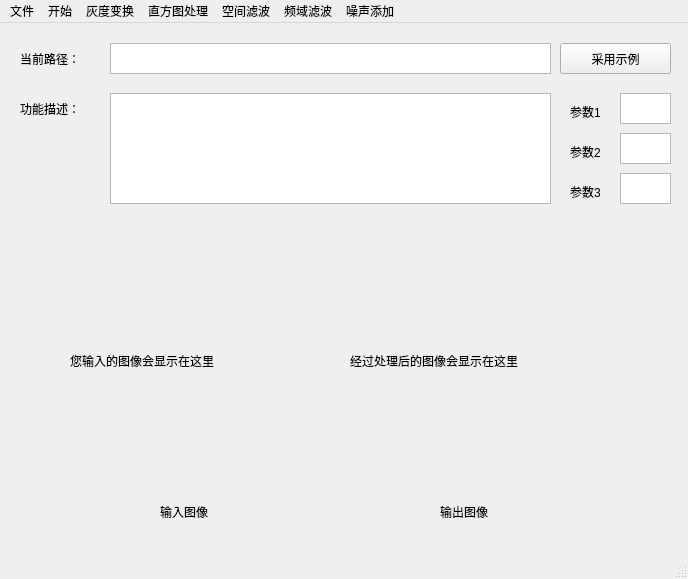
<?xml version="1.0" encoding="UTF-8"?>
<ui version="4.0">
 <class>MainWindow</class>
 <widget class="QMainWindow" name="MainWindow">
  <property name="geometry">
   <rect>
    <x>0</x>
    <y>0</y>
    <width>688</width>
    <height>579</height>
   </rect>
  </property>
  <property name="windowTitle">
   <string>MainWindow</string>
  </property>
  <widget class="QWidget" name="centralwidget">
   <widget class="QLabel" name="img_src">
    <property name="geometry">
     <rect>
      <x>70</x>
      <y>210</y>
      <width>256</width>
      <height>256</height>
     </rect>
    </property>
    <property name="text">
     <string>您输入的图像会显示在这里</string>
    </property>
   </widget>
   <widget class="QLabel" name="img_des">
    <property name="geometry">
     <rect>
      <x>350</x>
      <y>210</y>
      <width>256</width>
      <height>256</height>
     </rect>
    </property>
    <property name="text">
     <string>经过处理后的图像会显示在这里</string>
    </property>
   </widget>
   <widget class="QTextBrowser" name="path">
    <property name="geometry">
     <rect>
      <x>110</x>
      <y>20</y>
      <width>441</width>
      <height>31</height>
     </rect>
    </property>
   </widget>
   <widget class="QLabel" name="label">
    <property name="geometry">
     <rect>
      <x>20</x>
      <y>20</y>
      <width>101</width>
      <height>31</height>
     </rect>
    </property>
    <property name="text">
     <string>当前路径：</string>
    </property>
   </widget>
   <widget class="QPushButton" name="demo_button">
    <property name="geometry">
     <rect>
      <x>560</x>
      <y>20</y>
      <width>111</width>
      <height>31</height>
     </rect>
    </property>
    <property name="text">
     <string>采用示例</string>
    </property>
   </widget>
   <widget class="QLabel" name="label_2">
    <property name="geometry">
     <rect>
      <x>160</x>
      <y>480</y>
      <width>81</width>
      <height>18</height>
     </rect>
    </property>
    <property name="text">
     <string>输入图像</string>
    </property>
   </widget>
   <widget class="QLabel" name="label_3">
    <property name="geometry">
     <rect>
      <x>440</x>
      <y>480</y>
      <width>81</width>
      <height>18</height>
     </rect>
    </property>
    <property name="text">
     <string>输出图像</string>
    </property>
   </widget>
   <widget class="QLabel" name="label_4">
    <property name="geometry">
     <rect>
      <x>20</x>
      <y>70</y>
      <width>101</width>
      <height>31</height>
     </rect>
    </property>
    <property name="text">
     <string>功能描述：</string>
    </property>
   </widget>
   <widget class="QTextEdit" name="para1">
    <property name="geometry">
     <rect>
      <x>620</x>
      <y>70</y>
      <width>51</width>
      <height>31</height>
     </rect>
    </property>
   </widget>
   <widget class="QTextEdit" name="para2">
    <property name="geometry">
     <rect>
      <x>620</x>
      <y>110</y>
      <width>51</width>
      <height>31</height>
     </rect>
    </property>
   </widget>
   <widget class="QTextEdit" name="para3">
    <property name="geometry">
     <rect>
      <x>620</x>
      <y>150</y>
      <width>51</width>
      <height>31</height>
     </rect>
    </property>
   </widget>
   <widget class="QLabel" name="label_5">
    <property name="geometry">
     <rect>
      <x>570</x>
      <y>120</y>
      <width>51</width>
      <height>18</height>
     </rect>
    </property>
    <property name="text">
     <string>参数2</string>
    </property>
   </widget>
   <widget class="QLabel" name="label_6">
    <property name="geometry">
     <rect>
      <x>570</x>
      <y>160</y>
      <width>51</width>
      <height>18</height>
     </rect>
    </property>
    <property name="text">
     <string>参数3</string>
    </property>
   </widget>
   <widget class="QLabel" name="label_7">
    <property name="geometry">
     <rect>
      <x>570</x>
      <y>80</y>
      <width>51</width>
      <height>18</height>
     </rect>
    </property>
    <property name="text">
     <string>参数1</string>
    </property>
   </widget>
   <widget class="QTextBrowser" name="description">
    <property name="geometry">
     <rect>
      <x>110</x>
      <y>70</y>
      <width>441</width>
      <height>111</height>
     </rect>
    </property>
   </widget>
  </widget>
  <widget class="QMenuBar" name="menubar">
   <property name="geometry">
    <rect>
     <x>0</x>
     <y>0</y>
     <width>688</width>
     <height>30</height>
    </rect>
   </property>
   <widget class="QMenu" name="menu_file">
    <property name="title">
     <string>文件</string>
    </property>
    <addaction name="open"/>
    <addaction name="save"/>
   </widget>
   <widget class="QMenu" name="menu_begin">
    <property name="title">
     <string>开始</string>
    </property>
    <addaction name="grey"/>
    <addaction name="resiz"/>
   </widget>
   <widget class="QMenu" name="menu_trans">
    <property name="title">
     <string>灰度变换</string>
    </property>
    <addaction name="thres"/>
    <addaction name="nega"/>
    <addaction name="logtrans"/>
    <addaction name="gammatrans"/>
    <addaction name="bitwise"/>
   </widget>
   <widget class="QMenu" name="menu_histogram">
    <property name="title">
     <string>直方图处理</string>
    </property>
    <addaction name="equal"/>
   </widget>
   <widget class="QMenu" name="menu_spatial">
    <property name="title">
     <string>空间滤波</string>
    </property>
    <addaction name="mean"/>
    <addaction name="median"/>
    <addaction name="gaussfilt"/>
    <addaction name="bilateral"/>
    <addaction name="sharpen"/>
   </widget>
   <widget class="QMenu" name="menu_freq">
    <property name="title">
     <string>频域滤波</string>
    </property>
    <addaction name="lowpass"/>
    <addaction name="highpass"/>
   </widget>
   <widget class="QMenu" name="menu_noise">
    <property name="title">
     <string>噪声添加</string>
    </property>
    <addaction name="gaussnoi"/>
   </widget>
   <addaction name="menu_file"/>
   <addaction name="menu_begin"/>
   <addaction name="menu_trans"/>
   <addaction name="menu_histogram"/>
   <addaction name="menu_spatial"/>
   <addaction name="menu_freq"/>
   <addaction name="menu_noise"/>
  </widget>
  <widget class="QStatusBar" name="statusbar"/>
  <action name="open">
   <property name="text">
    <string>打开</string>
   </property>
  </action>
  <action name="save">
   <property name="text">
    <string>保存</string>
   </property>
  </action>
  <action name="grey">
   <property name="text">
    <string>灰度化</string>
   </property>
  </action>
  <action name="resiz">
   <property name="text">
    <string>伸缩</string>
   </property>
  </action>
  <action name="thres">
   <property name="text">
    <string>阈值化</string>
   </property>
  </action>
  <action name="equal">
   <property name="text">
    <string>直方图均衡</string>
   </property>
  </action>
  <action name="mean">
   <property name="text">
    <string>均值滤波</string>
   </property>
  </action>
  <action name="lowpass">
   <property name="text">
    <string>低通滤波</string>
   </property>
  </action>
  <action name="gaussnoi">
   <property name="text">
    <string>高斯噪声</string>
   </property>
  </action>
  <action name="dilate">
   <property name="text">
    <string>膨胀</string>
   </property>
  </action>
  <action name="nega">
   <property name="text">
    <string>图像反转</string>
   </property>
  </action>
  <action name="logtrans">
   <property name="text">
    <string>对数变换</string>
   </property>
  </action>
  <action name="gammatrans">
   <property name="text">
    <string>幂律变换</string>
   </property>
  </action>
  <action name="bitwise">
   <property name="text">
    <string>位图切割</string>
   </property>
  </action>
  <action name="median">
   <property name="text">
    <string>中值滤波</string>
   </property>
  </action>
  <action name="gaussfilt">
   <property name="text">
    <string>高斯滤波</string>
   </property>
  </action>
  <action name="bilateral">
   <property name="text">
    <string>双边滤波</string>
   </property>
  </action>
  <action name="sharpen">
   <property name="text">
    <string>锐化滤波</string>
   </property>
  </action>
  <action name="highpass">
   <property name="text">
    <string>高通滤波</string>
   </property>
  </action>
  <action name="pappernoi">
   <property name="text">
    <string>椒盐噪声</string>
   </property>
  </action>
  <action name="possionnoi">
   <property name="text">
    <string>泊松噪声</string>
   </property>
  </action>
 </widget>
 <resources/>
 <connections/>
</ui>
